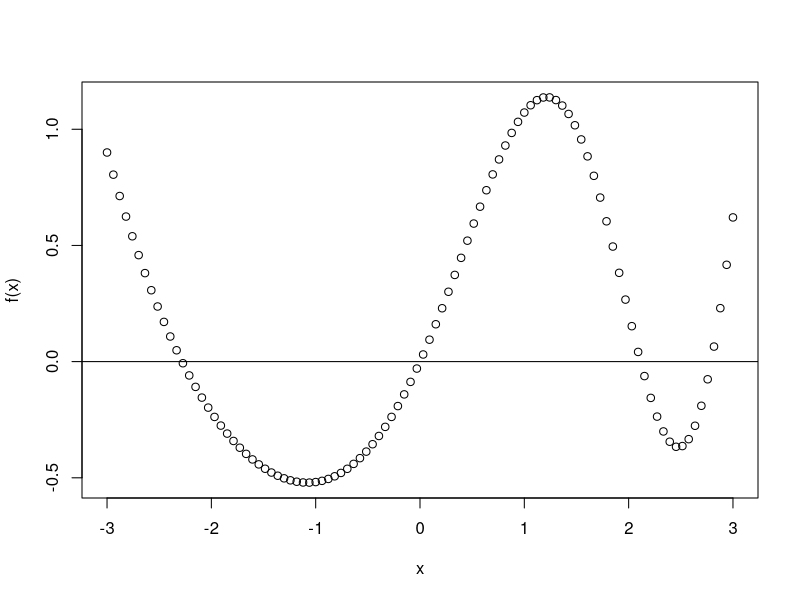
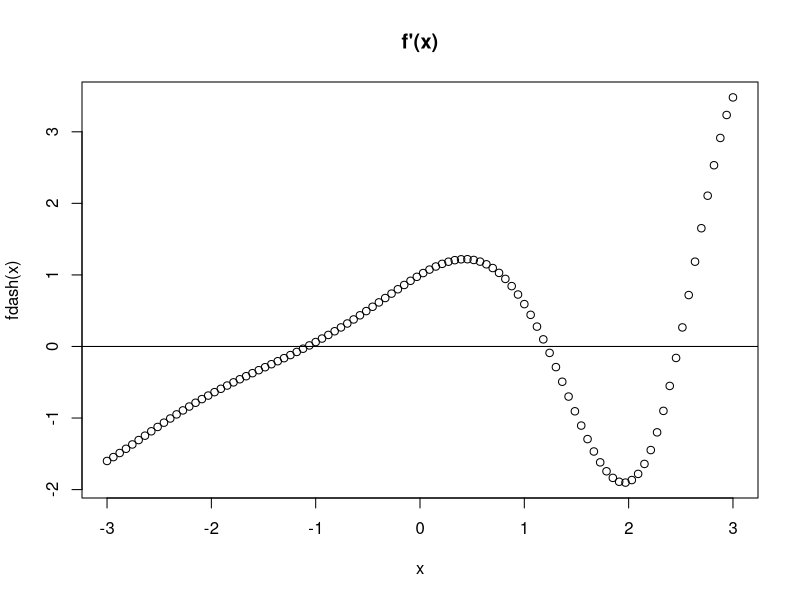
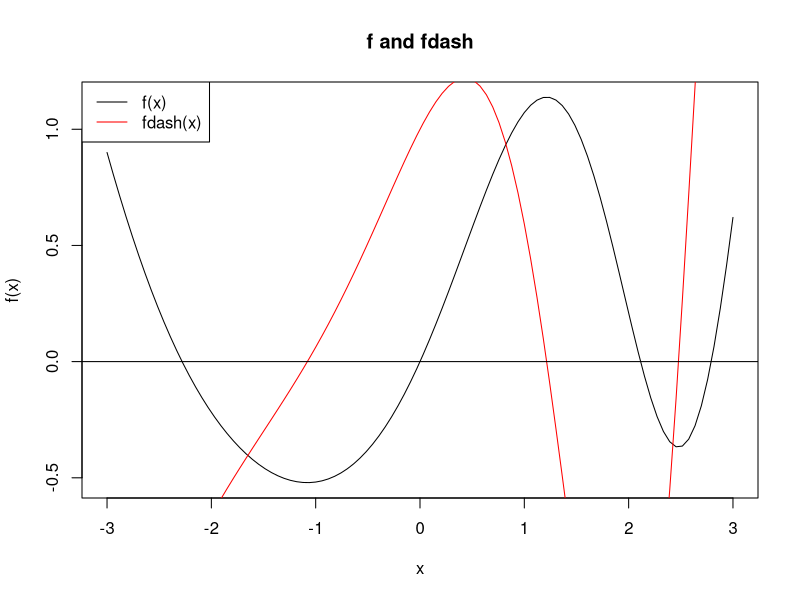
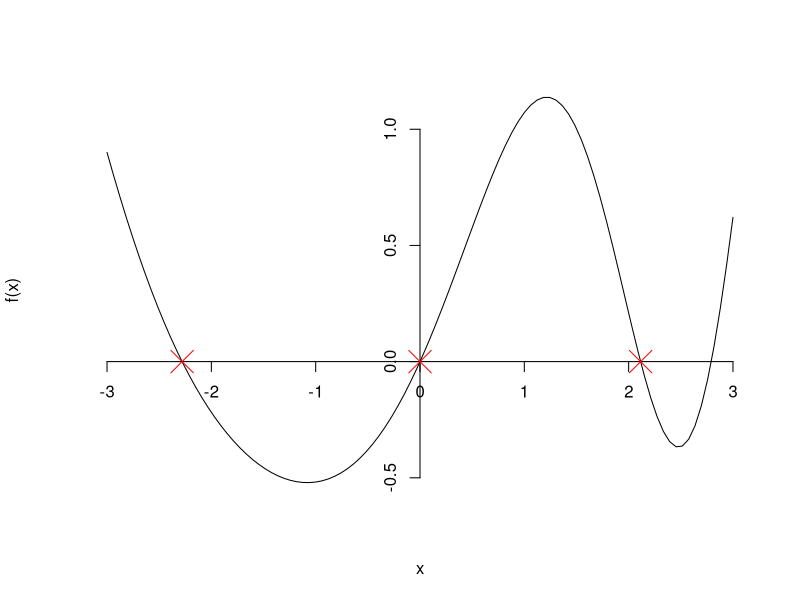
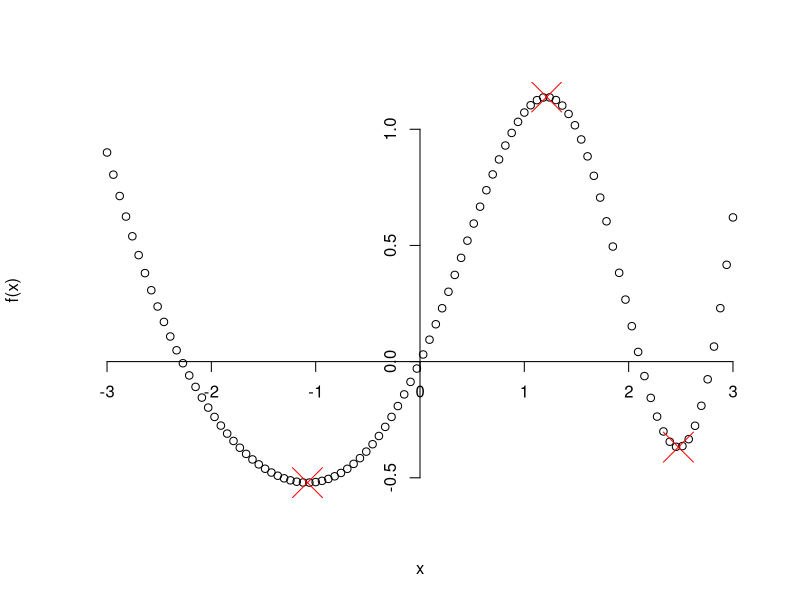
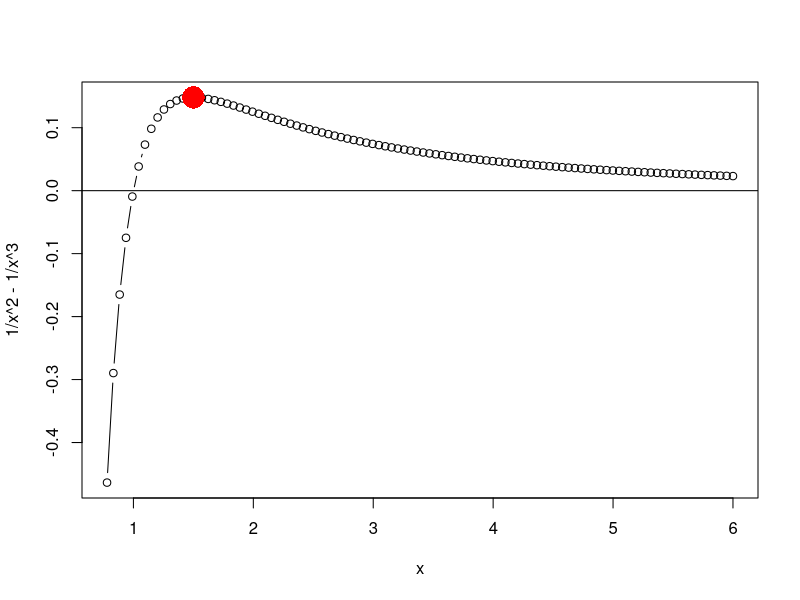

Write R code to recreate these figures, in order.
## ---- chunk 1
f <- function(x){x^3 + x^6}
f(1.2)
1.2^3 + 1.2^6
## ---- chunk 2
fdash <- function(x){3*x^2 + 6*x^5}
x <- 1.2        # define numerical value of x
dx <- 0.01       # notional small value
f(x)              # remind ourselves what f(x) is
f(x+dx)             # move a small distance along the x axis
f(x) + dx*fdash(x)   # close agreement!
## ---- chunk 3
f <- function(x){sin(x+x^2/3)+x^2/10}  # overwrite f()
x <- seq(from=-3,to=3,len=100)       # define a sequence of x-values 
plot(x,f(x))                       # plot the function
abline(0,0)                      # mark y=0 for reference
## ---- chunk 4
dx <- 1e-6                                # notional small value
fdash <- function(x){(f(x+dx)-f(x))/dx}  # from definition of f'
plot(x,fdash(x),main="f'(x)")           # plot the derivative
abline(0,0)                            # mark y=0 for reference
## ---- chunk 5
plot(x,f(x),type='l',main="f and fdash")
points(x,fdash(x),type='l',col='red')
legend("topleft",lty=1,col=c("black","red"),legend=c("f(x)","fdash(x)"))
abline(0,0)
## ---- chunk 6
uniroot(f,interval=c(-3,-1))
## ---- chunk 7
uniroot(f,interval=c(2,2.5))
## ---- chunk 8
uniroot(f,interval=c(-0.1,0.1))
## ---- chunk 9
plot(x,f(x),axes=FALSE,type='l')  # basic plot, no axes
axis(1,pos=0) # x-axis, at (vertical) position 0
axis(2,pos=0) # y-axis, at (vertical) position 0
points(c(-2.28051,0,2.114632),c(0,0,0),pch=4,cex=3,col='red')
## ---- chunk 10
optimize(f,c(-2,0))
## ---- chunk 11
fdash(-1.079651)
## ---- chunk 12
optimize(f,c(2,3))
## ---- chunk 13
g <- function(x){-f(x)} # g(x) = -f(x)
optimize(g,c(-1,2))     # take care with signs
## ---- chunk 14
plot(x,f(x),axes=FALSE)  # basic plot, no axes
axis(1,pos=0)           # x-axis, at  position 0
axis(2,pos=0)          # y-axis, at position 0
points(
    c(-1.079,2.477,1.214),   # x-coordinates of extrema
    c(-0.521,-0.368,+1.139), # y-coordinates of extrema
    pch=4,col="red",cex=4)   # control the appearance
## ---- chunk 15
x <- seq(from=0.78,to=6,len=100)
plot(x,1/x^2-1/x^3,type='b')
abline(h=0)
points(3/2,(2/3)^2-(2/3)^3,pch=16,cex=3,col='red')
